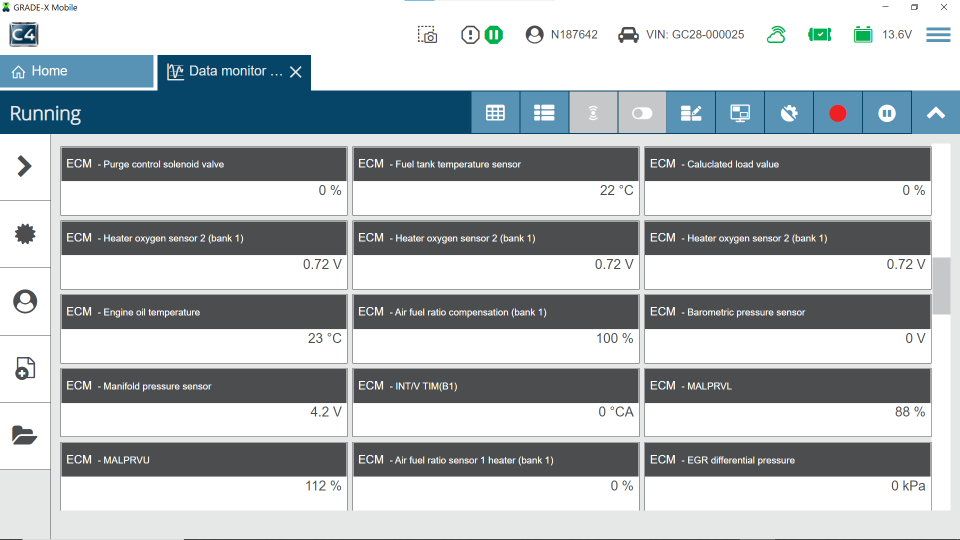
#> input picture data/en/DM-3_E.png, 1920 x 1080 px (shown at 1/2 size); its folder holds only this picture in this run
$ python -i preprocess_image.py   (imports and definitions only)
#> lines starting #> are read from the running program, lines starting #| are printed output that depends on the picture
# from skimage.filters import threshold_sauvola
# from skimage import img_as_ubyte
# from scipy.ndimage import gaussian_filter

import numpy as np
import cv2


def remove_noise(img):
    img = cv2.GaussianBlur(img, (5, 5), 0)
    return img


def equalize(img):
    equalized_image = cv2.equalizeHist(img)
    return equalized_image


# def convert_to_bin(img_gray):
#     window_size = 25
#
#     # thresh_niblack = threshold_niblack(img_gray, window_size=window_size, k=0.8)
#     thresh_sauvola = threshold_sauvola(img_gray, window_size=window_size)
#
#     # binary_global = img_gray > threshold_otsu(img_gray)
#     # binary_niblack = img_gray > thresh_niblack
#     binary_sauvola = img_gray > thresh_sauvola
#
#     img_bw = binary_sauvola.astype(np.uint8)
#     img_bw *= 255
#
#     return img_bw


def remove_noise_bw(img_bw):
    h, w = img_bw.shape[:2]
    mask = np.zeros((h + 2, w + 2), dtype=np.uint8)
    holes = cv2.floodFill(img_bw.copy(), mask, (0, 0), 255)[1]
    holes = ~holes
    img_bw[holes == 255] = 255

    return img_bw


def thinning(img_gray):
    kernel = np.ones((5, 5), np.uint8)
    erosion = cv2.erode(img_gray, kernel, iterations=1)
    return erosion


def convert_bin_to_rgb(img_bw):
    # rgb_image = np.repeat(img_bw[:, :, np.newaxis], 3, axis=2)
    # rgb_image = cv2.cvtColor(rgb_image, cv2.COLOR_GRAY2RGB)
    rgb_image = np.stack([img_bw, img_bw, img_bw], axis=-1)

    return rgb_image


def increase_light(img):
    # Convert the image to HSV
    hsv = cv2.cvtColor(img, cv2.COLOR_RGB2HSV)

    # Increase the brightness by scaling the V channel
    hsv[:, :, 2] = np.clip(hsv[:, :, 2] * 1.2, 0, 255)

    # Convert the image back to BGR
    bright_img = cv2.cvtColor(hsv, cv2.COLOR_HSV2RGB)
    return bright_img


def increase_resolution(img, times=2):
    return cv2.resize(img, None, fx=times, fy=times, interpolation=cv2.INTER_CUBIC)


def preprocess_image(image):
    # image = equalize(image)

    image = increase_resolution(image)
    image = increase_light(image)
    # [11 lines of commented-out code are left out]

    return image

>>> import cv2
>>> picture = cv2.cvtColor(cv2.imread('../../data/en/DM-3_E.png'), cv2.COLOR_BGR2RGB)
>>> result = preprocess_image(picture)
#> in increase_resolution, `return cv2.resize(img, None, fx=times, fy=times, interpolation=cv2.INT..`:
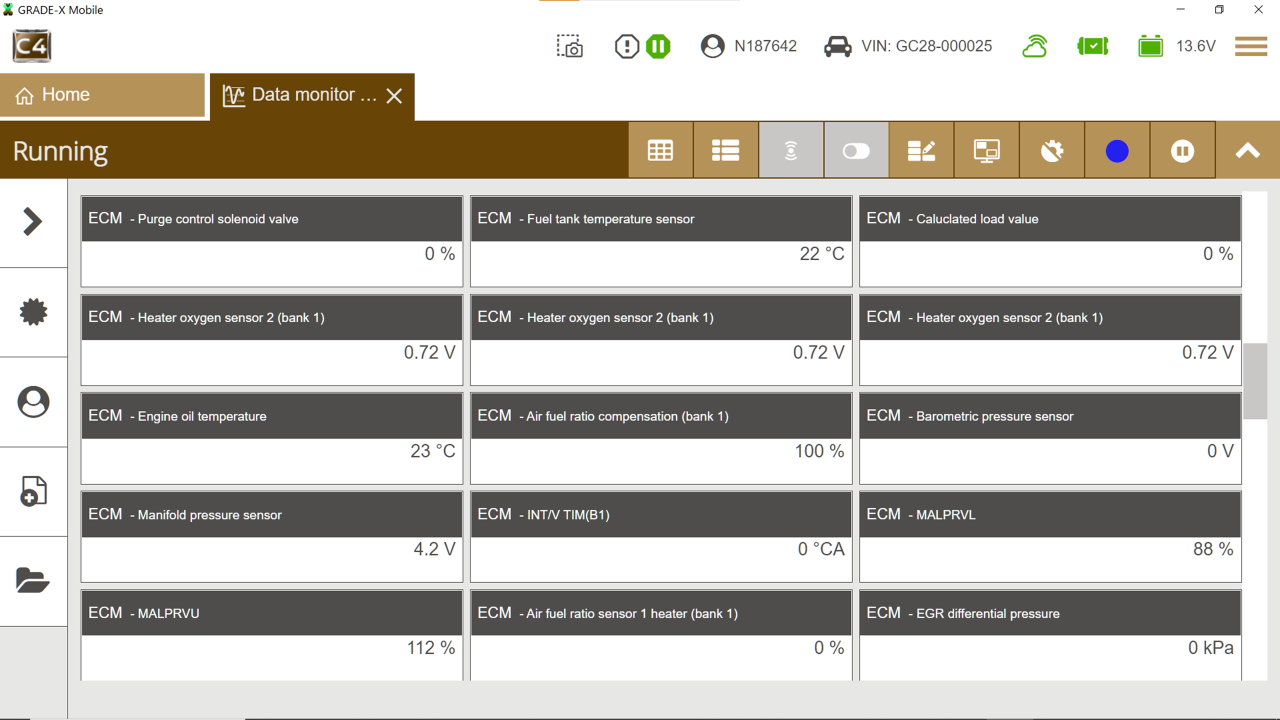
#> returned value: shape (2160, 3840, 3) (shown at 1/3 size); mean of channels 0, 1, 2 180, 186, 189.3; drawn as B, G, R
#> in increase_light, `hsv = cv2.cvtColor(img, cv2.COLOR_RGB2HSV)`: hsv: shape (2160, 3840, 3); mean H, S, V 53.4, 21.7, 190.2
#> in increase_light, `hsv[:, :, 2] = np.clip(hsv[:, :, 2] * 1.2, 0, 255)`: hsv: shape (2160, 3840, 3); mean H, S, V 53.4, 21.7, 201.2
#> in increase_light, `bright_img = cv2.cvtColor(hsv, cv2.COLOR_HSV2RGB)`:
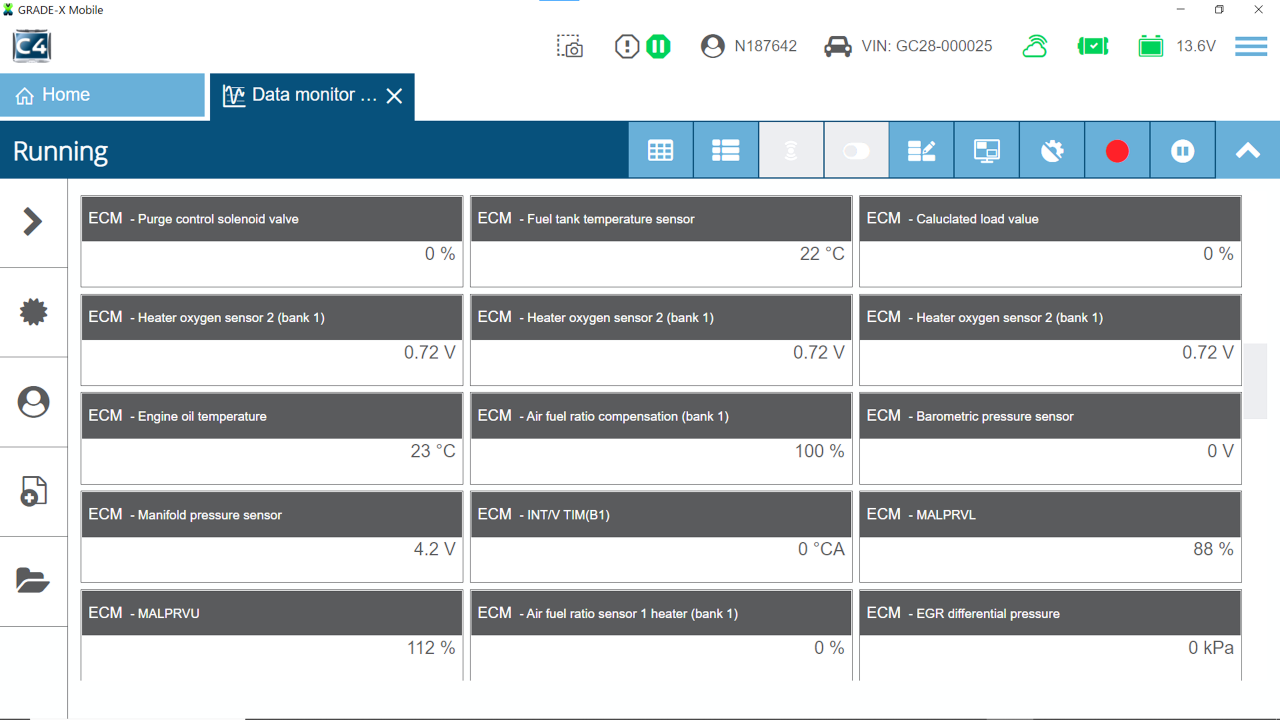
#> bright_img: shape (2160, 3840, 3) (shown at 1/3 size); mean R, G, B 188.9, 196, 200.2
